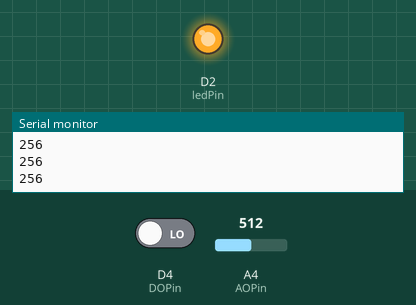
Simulated run of this sketch. Board: Arduino Zero (SAMD21). On the bench: output pins drawn as LEDs (lit = HIGH), the last lines printed to the serial monitor. Inputs (shaded band) come from the test bench; at power-on: D4 (DOPin) LOW, A4 (AOPin) = 512 (analog values on the 0–1023 scale).

Above: at 1.3 s.
1.4 s: D4 (DOPin) driven HIGH
At 2.7 s:
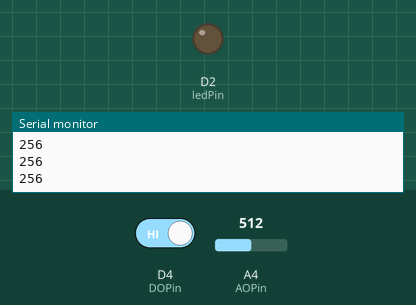
3.0 s: D4 (DOPin) driven LOW
At 4.0 s:
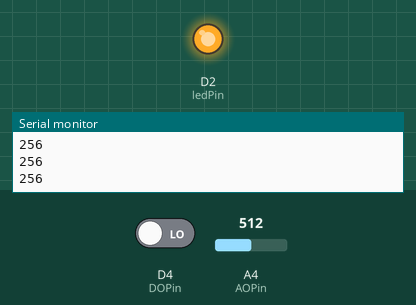
Timing chart, 0 to 6.0 s (numbered marks = the images above; inputs shaded):
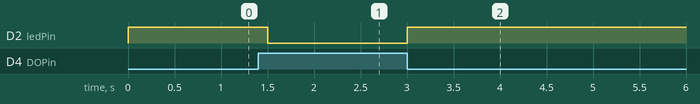

The sketch:

fire.ino
```cpp
#define AOPin   A4                         //外接火焰引脚 32
#define DOPin   4
#define ledPin 2
void setup() {
  pinMode(AOPin,INPUT);
  analogReadResolution(9);    //分辨率设置
    pinMode(DOPin,INPUT);
  pinMode(ledPin,OUTPUT);
  Serial.begin(115200);
}

void loop() {
  Serial.println(analogRead(AOPin));
  //Serial.println(digitalRead(DOPin));
  if(digitalRead(DOPin)){
    digitalWrite(ledPin,LOW);
  }
  else{
    digitalWrite(ledPin,HIGH );
  }
  delay(500);
}
```

Measured:
- after the input at 1.4 s, D2 (ledPin): HIGH → LOW after 0.10 s
- after the input at 3.0 s, D2 (ledPin): LOW → HIGH at once
